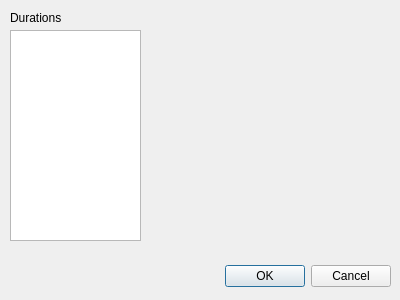
<?xml version="1.0" encoding="UTF-8"?>
<ui version="4.0">
 <class>SequenceSettingsDialog</class>
 <widget class="QDialog" name="SequenceSettingsDialog">
  <property name="geometry">
   <rect>
    <x>0</x>
    <y>0</y>
    <width>400</width>
    <height>300</height>
   </rect>
  </property>
  <property name="windowTitle">
   <string>Sequence Settings</string>
  </property>
  <widget class="QDialogButtonBox" name="buttonBox">
   <property name="geometry">
    <rect>
     <x>50</x>
     <y>260</y>
     <width>341</width>
     <height>32</height>
    </rect>
   </property>
   <property name="orientation">
    <enum>Qt::Horizontal</enum>
   </property>
   <property name="standardButtons">
    <set>QDialogButtonBox::Cancel|QDialogButtonBox::Ok</set>
   </property>
  </widget>
  <widget class="QListWidget" name="durationsList">
   <property name="geometry">
    <rect>
     <x>10</x>
     <y>30</y>
     <width>131</width>
     <height>211</height>
    </rect>
   </property>
  </widget>
  <widget class="QLabel" name="label">
   <property name="geometry">
    <rect>
     <x>10</x>
     <y>10</y>
     <width>91</width>
     <height>16</height>
    </rect>
   </property>
   <property name="text">
    <string>Durations</string>
   </property>
  </widget>
 </widget>
 <resources/>
 <connections>
  <connection>
   <sender>buttonBox</sender>
   <signal>accepted()</signal>
   <receiver>SequenceSettingsDialog</receiver>
   <slot>accept()</slot>
   <hints>
    <hint type="sourcelabel">
     <x>248</x>
     <y>254</y>
    </hint>
    <hint type="destinationlabel">
     <x>157</x>
     <y>274</y>
    </hint>
   </hints>
  </connection>
  <connection>
   <sender>buttonBox</sender>
   <signal>rejected()</signal>
   <receiver>SequenceSettingsDialog</receiver>
   <slot>reject()</slot>
   <hints>
    <hint type="sourcelabel">
     <x>316</x>
     <y>260</y>
    </hint>
    <hint type="destinationlabel">
     <x>286</x>
     <y>274</y>
    </hint>
   </hints>
  </connection>
 </connections>
</ui>
